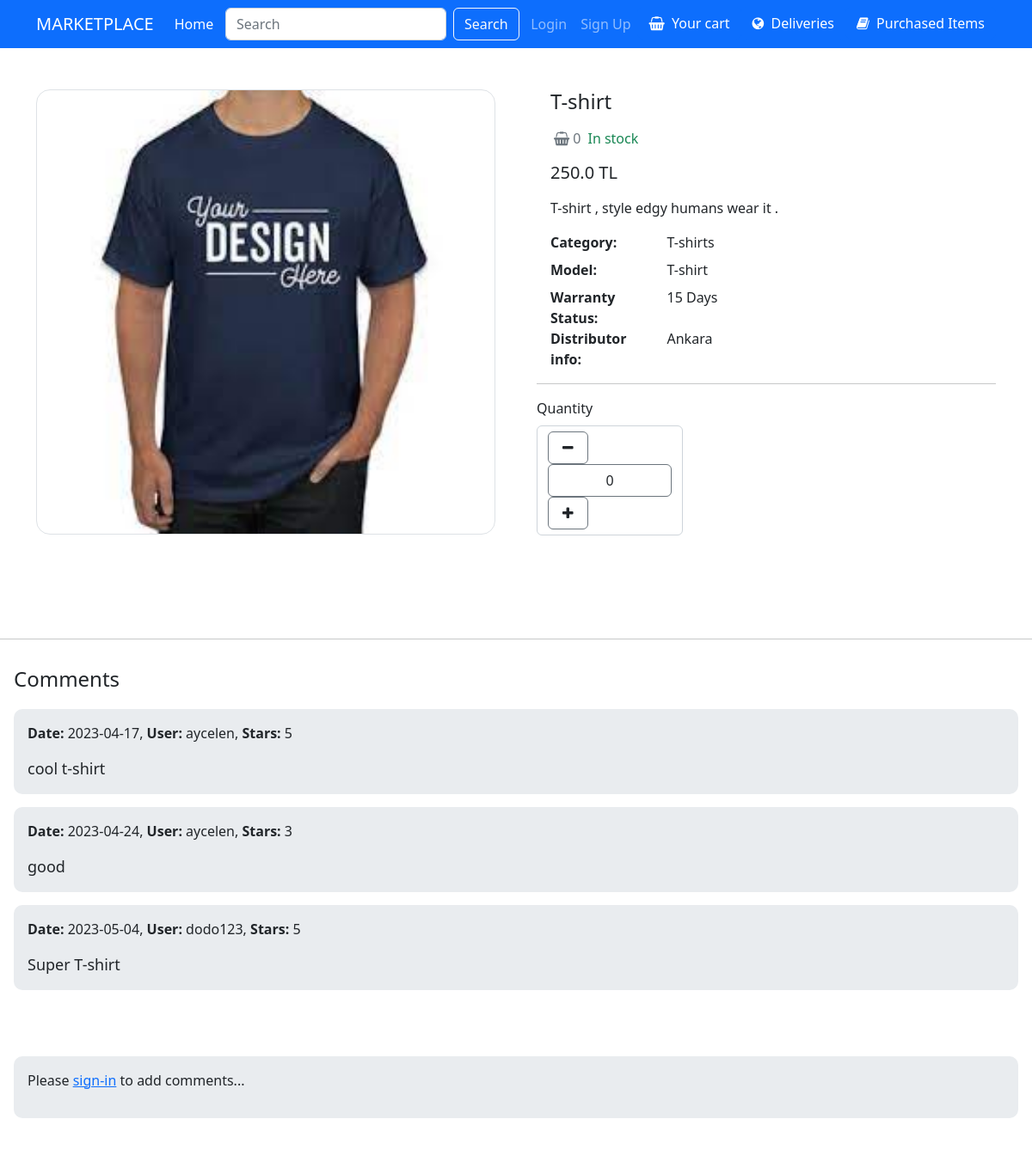
The page /items/1 on the database as committed earlier.
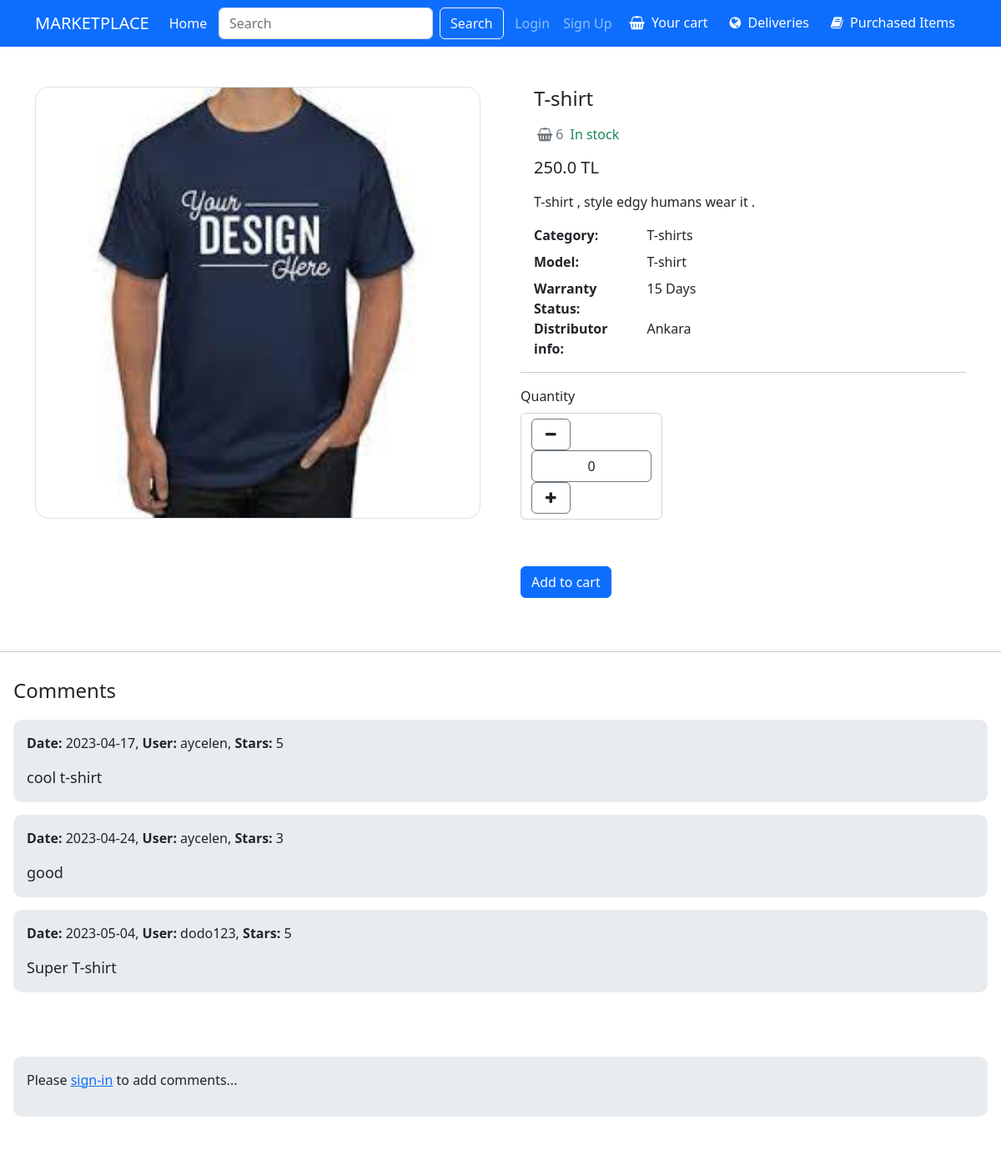
The same page on the database as committed later.
### Product/models.py (models this page shows, shortened)
class InStockProduct(models.Model):
    ID = models.AutoField(primary_key=True)
    category = models.ForeignKey(Category,related_name = "products",on_delete=models.CASCADE)
    image = models.ImageField(upload_to="product_images")
    name = models.CharField(max_length=100)
    model = models.CharField(max_length=100)
    number = models.IntegerField()
    description = models.TextField()
    quantity_in_stocks = models.IntegerField()
    price = models.FloatField(default=0)
    discount = models.IntegerField(validators=[MaxValueValidator(100)],default=0)
    newPrice=models.IntegerField(default=0)
    warranty_status = models.CharField(max_length=100)
    distributor_info = models.TextField()

class Category(models.Model):
    name = models.CharField(max_length=255)
    class Meta:
        ordering = ("name",)
        verbose_name_plural = "Categories"

class Comment(models.Model):
    product = models.ForeignKey(InStockProduct, related_name='comments' , on_delete=models.CASCADE)
    user = models.ForeignKey(Users, related_name='comments', on_delete=models.CASCADE)
    content = models.TextField(blank=True, null=True)
    stars = models.IntegerField()
    date_added = models.DateTimeField(auto_now_add=True)
    approved = models.BooleanField('Approved', default=False)

class Users(AbstractBaseUser,PermissionsMixin):
    username_validator = UnicodeUsernameValidator()
    ID = models.AutoField(primary_key=True)
    email = models.EmailField(blank=True,default='')
    first_name = models.CharField(max_length=150,default='',blank=True)
    last_name = models.CharField(max_length=150,default='',blank=True)
    is_active = models.BooleanField(default=True,help_text=
            "Designates whether this user should be treated as active. "
            "Unselect this instead of deleting accounts."
    )
    is_superuser = models.BooleanField(default=False)
    is_staff = models.BooleanField(default=False,help_text="Designates whether the user can log into this admin site.")
    username = models.CharField(max_length=150,
        unique=True,
        help_text=(
            "Required. 150 characters or fewer. Letters, digits and @/./+/-/_ only."
        ),
        validators=[username_validator],
        error_messages={
            "unique": "A user with that username already exists.",
        }
    )
    tax_ID = models.IntegerField(default=0)
    home_address = models.TextField(blank=True,null=True)
    role = models.CharField(max_length=100,default='customer')
    date_joined = models.DateTimeField(default=timezone.now)
    last_login = models.DateTimeField(blank=True,null=True)
    objects = MyUserManager()
    REQUIRED_FIELDS = []
    USERNAME_FIELD = "username"
    def __str__(self):
        return self.username
    class Meta:
        verbose_name = 'User'
        verbose_name_plural = 'Users'

### Product/views.py (the view, shortened to what this page needs)
# urls.py: path("<int:pk>",views.detail,name="detail")
def detail(request,pk):
    global quantity
    referrer = request.META.get("HTTP_REFERER")
    if referrer == f"http://127.0.0.1:8000/items/{pk}":
        pass
    else:
        quantity = 0
    product = get_object_or_404(InStockProduct,pk=pk)
    category = get_object_or_404(Category,id = product.category_id)
    comment = None
    comments = Comment.objects.all()
    return render(request,"detail.html",{
            "product":product,
            "category":category,
            "comments":comments,
            "quantity":quantity,})

### Product/templates/detail.html (shortened to what this page needs)
{% extends 'base.html' %}
{% load static %}
{% block link %}
<link rel="stylesheet" type="text/css" href="{% static 'detail.css' %}">
{% endblock %}
{% block content %}
<section class="py-5">
    <div class="container">
        <div class="row gx-5">
            <aside class="col-lg-6">
                <div class="border rounded-4 mb-3 d-flex justify-content-center">
                    <img style="max-width: 100%; max-height: 100vh; margin: auto;" height="516" weigth="518"
                        class="rounded-4 fit" src="{{product.image.url}}" />
                </div>
            </aside>
            <main class="col-lg-6">
                <div class="ps-lg-3">
                    <h4 class="title text-dark">
                        {{product.name}} <br />
                    </h4>
                    <div class="d-flex flex-row my-3">
                        <span class="text-muted"><i
                                class="fa fa-shopping-basket fa-sm mx-1"></i>{{product.quantity_in_stocks}}</span>
                        <span class="text-success ms-2">In stock</span>
                    </div>
                    {% if product.discount != 0 %}
                        <div class="mb-3">
                            <strike class="h7">{{product.price}} TL</strike>
                        </div>
                        <div class="mb-3">
                            <span class="h5"> {{product.newPrice}}TL</span>
                        </div>
                    {% else%}
                        <div class="mb-3">
                            <span class="h5">{{product.price}} TL</span>
                        </div>
                    {% endif %}
                    <p>
                        {{product.description}}
                    </p>
                    <div class="row">
                        <dt class="col-3">Category:</dt>
                        <dd class="col-9">{{category.name}}</dd>
                        <dt class="col-3">Model:</dt>
                        <dd class="col-9">{{product.model}}</dd>
                        <dt class="col-3">Warranty Status:</dt>
                        <dd class="col-9">{{product.warranty_status}}</dd>
                        <dt class="col-3">Distributor info:</dt>
                        <dd class="col-9">{{product.distributor_info}}</dd>
                    </div>
                    </div>
                    <hr />
                    <div class="row mb-4">
                        <div class="col-md-4 col-6 mb-3">
                            <label class="mb-2 d-block">Quantity</label>
                            <div class="input-group mb-3" style="width: 170px;">
                                <form method="post" class="form-control" action="{% url 'detail' product.ID %}">
                                    <button class="btn btn-white border border-secondary px-3" type="submit"
                                        id="button-addon1" data-mdb-ripple-color="dark" name="minus_button">
                                        <i class="fa fa-minus"></i>
                                    </button>
                                    <input type="text" class="form-control text-center border border-secondary"
                                        value="{{quantity}}" aria-label="Example text with button addon"
                                        aria-describedby="button-addon1" name="quantity_field" />
                                    <button class="btn btn-white border border-secondary px-3" type="submit"
                                        id="button-addon2" data-mdb-ripple-color="dark" name="plus_button">
                                        <i class="fa fa-plus"></i>
                                    </button>
                                </form>
                            </div>
                        </div>
                    </div>
                    {% if product.quantity_in_stocks != 0 %}
                    <form method="post" action="{% url 'cart' %}">
                        <button class="btn btn-primary" type="submit">Add to cart</button>
                    </form>
                    {% endif %}
                </div>
        </div>
</section>
<hr>
<div class="card" style="border-radius:10px;">
    <div class="card-body">
        <h4 style="margin-bottom:20px;">Comments</h4>
        {% for comment in comments %}
        {% if comment.product.ID == product.ID %}
            {% if comment.approved %}
            <div class="card-body" style="background-color:#e9ecef; border-radius:10px; margin-bottom:15px;">
                <div style="">
                    <p>
                        <strong>Date: </strong>{{ comment.date_added|date:"Y-m-d" }},
                        <strong> User: </strong>{{comment.user}},
                        <strong> Stars: </strong>{{comment.stars}}
                    </p>
                    <div style="font-size:18px;">
                        {{comment.content }}
                    </div>
                </div>
            </div>
            {% endif %}
        {% endif %}
        {% endfor %}
    </div>
</div>
<div class="card" style="border-radius:10px;">
    <div class="card-body">
        {% if request.user.is_authenticated %}
        <form method="post" action=".">
            {% csrf_token %}
            <h4 style="margin-bottom:10px;">Add a Comment</h4>
            <div class="card-body"
                style="background-color:#e9ecef; border-radius:10px; margin-bottom:15px; margin-top:10px;">
                <div style="margin-bottom:10px;">
                    <label>Stars</label>
                    <div class="control">
                        <div class="select">
                            <select name="stars">
                                <option value="1">1</option>
                                <option value="2">2</option>
                                <option value="3" selected>3</option>
                                <option value="4">4</option>
                                <option value="5">5</option>
                            </select>
                        </div>
                    </div>
                </div>
                <div style="margin-bottom:10px;">
                    <label>Your Comment</label>
                    <div style="">
                        <textarea class="textarea" name="content" style=" height:150px; width:600px;"></textarea>
                    </div>
                </div>
                <div class="field">
                    <div>
                        <button class="btn btn-danger" type="Submit" formaction="{% url 'detail' product.ID %}">
                            submit</button>
                    </div>
                </div>
            </div>
        </form>
        {% else %}
        <div class="card-body" style="background-color:#e9ecef; border-radius:10px; margin-bottom:15px;">
            <p>Please <a href="{% url 'login' %}">sign-in</a> to add comments...</p>
        </div>
        {% endif %}
    </div>
</div>
{% endblock %}

### Main/templates/base.html (shortened to what this page needs)
<!DOCTYPE html>
<html lang="en">
<head>
    <link href="https://cdn.jsdelivr.net/npm/bootstrap@5.2.3/dist/css/bootstrap.min.css" rel="stylesheet"
 />
    <link rel="stylesheet" href="https://cdn.jsdelivr.net/npm/bootstrap-icons@1.5.0/font/bootstrap-icons.css">
    <link rel="stylesheet" href="https://stackpath.bootstrapcdn.com/font-awesome/4.7.0/css/font-awesome.min.css">
    {% block link %} {% endblock %}
</head>
<body>
    <nav class="navbar navbar-expand-lg navbar-dark bg-primary">
        <div class="container">
            <a class="navbar-brand" href="{% url 'index' %}">MARKETPLACE</a>
            <div class="collapse navbar-collapse" id="navbarColor02">
                <ul class="navbar-nav me-auto mb-2 mb-lg-0">
                    <li class="nav-item">
                        <a class="nav-link active" aria-current="page" href="{% url 'index' %}">Home</a>
                    </li>
                </ul>
                <form method="post" class="d-flex justify-content-center" role="search" action="{% url 'index' %}">
                    <input class="form-control me-2" type="search" placeholder="Search" aria-label="Search"
                        name="search_field" />
                    <button class="btn btn-outline-light" type="submit">Search</button>
                </form>
                <ul class="navbar-nav ms-auto mb-2 mb-lg-0">
                    {% if request.user.is_authenticated %}
                    <li class="nav-item">
                        <a class="nav-link" href="{% url 'logout' %}">Logout</a>
                    </li>
                    {% else %}
                    <li class="nav-item">
                        <a class="nav-link" href="{% url 'login' %}">Login</a>
                    </li>
                    <li class="nav-item">
                        <a class="nav-link" href="{% url 'signup' %}">Sign Up</a>
                    </li>
                    {% endif %}
                    <li class="nav-item">
                        <a href="{% url 'cart' %}" class="btn btn-primary shadow-0"> <i
                                class="me-1 fa fa-shopping-basket"></i> Your cart
                        </a>
                    </li>
                    <li class="nav-item">
                        <a href="{% url 'delivery' %}" class="btn btn-primary shadow-0"> <i
                                class="me-1 fa fa-globe"></i> Deliveries
                        </a>
                    </li>
                    <li class="nav-item">
                        <a href="{% url 'purchased_items' %}" class="btn btn-primary shadow-0"> <i
                                class="me-1 fa fa-book"></i> Purchased Items
                        </a>
                    </li>
                </ul>
            </div>
        </div>
    </nav>
    {% block content %}
    {% endblock %}
</body>
</html>

### Product/static/detail.css (style rules this page uses)
body { background-color: #ffffff; }
.card { margin-bottom: 30px; }
.card { position: relative; display: flex; flex-direction: column; min-width: 0; word-wrap: break-word; background-color: #fff; background-clip: border-box; border: 0 solid transparent; border-radius: 0; }

Rows that differ between the two databases and show on the page:
changed InStockProduct "T-shirt": quantity_in_stocks "0" → "6"
Other text that changed with them:
text now shown: "Add to cart"
